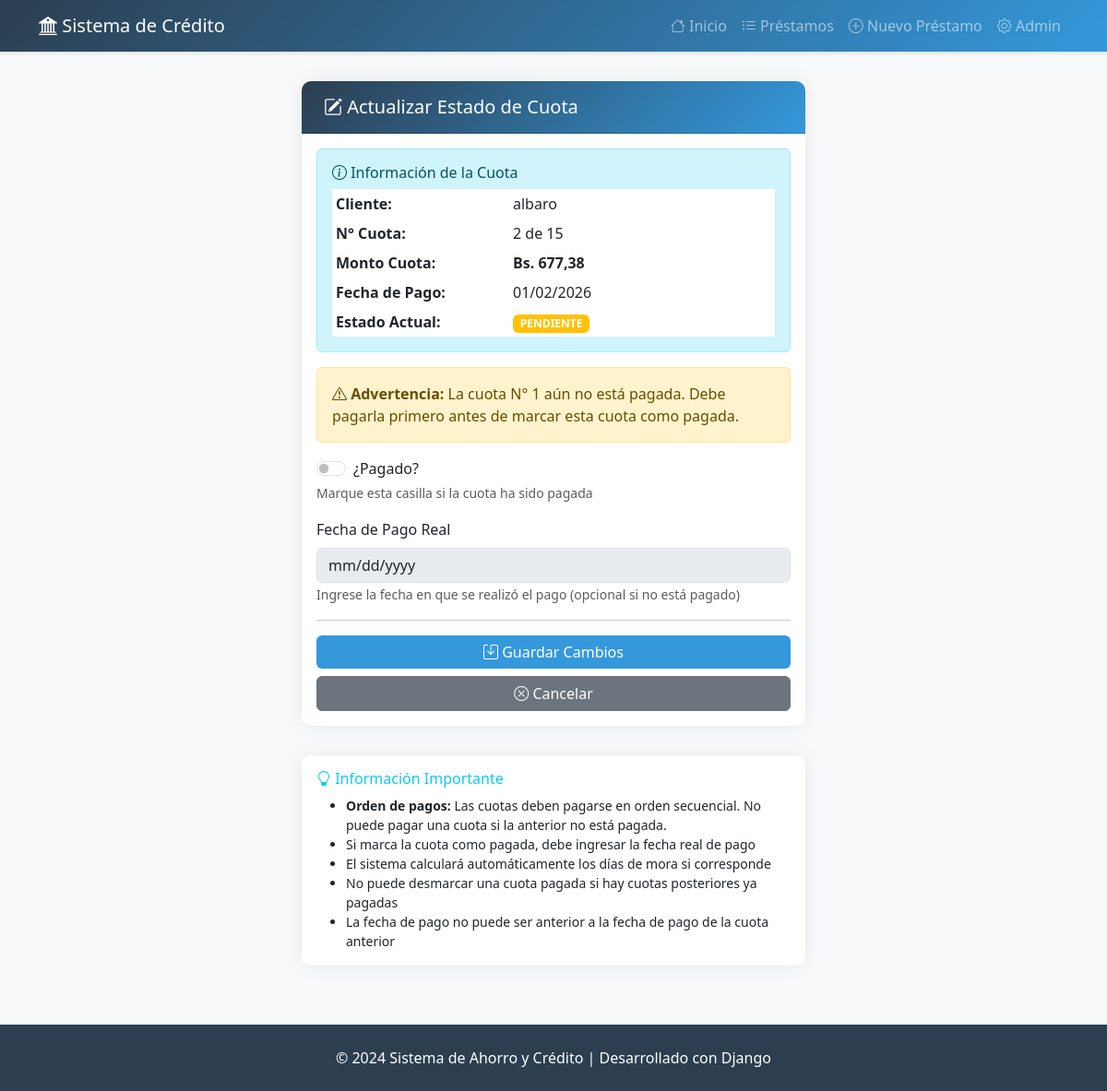
/amortizacion/2/actualizar/, run on an earlier commit of the app's database.
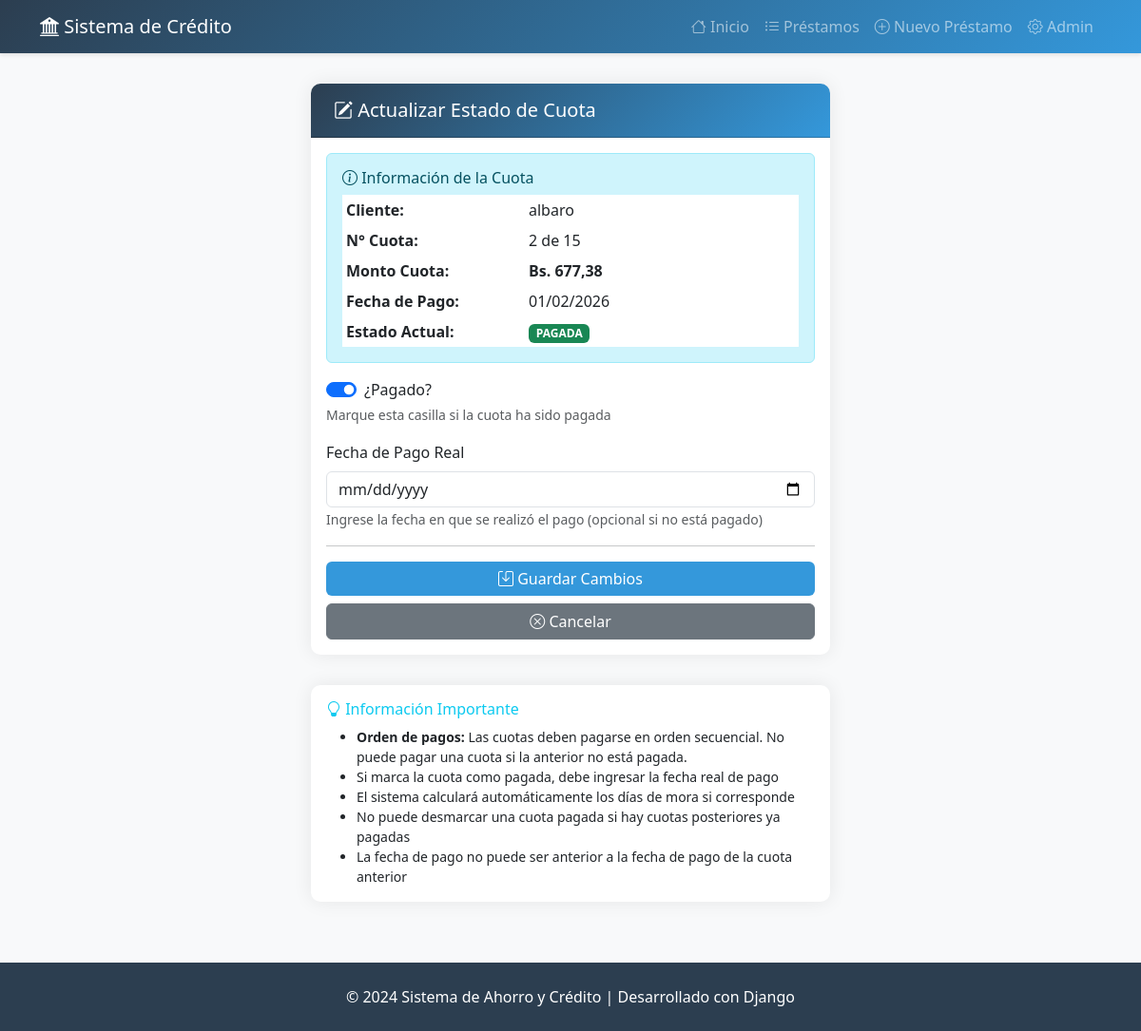
And on a later commit of the database.
### creditos/models.py (models this page shows, shortened)
class Amortizacion(models.Model):
    prestamo = models.ForeignKey(
        Prestamo,
        on_delete=models.CASCADE,
        related_name='amortizaciones',
        verbose_name="Préstamo"
    )
    numero_cuota = models.PositiveIntegerField(verbose_name="N° Cuota")
    fecha_pago = models.DateField(verbose_name="Fecha de Pago")
    cuota = models.DecimalField(
        max_digits=12,
        decimal_places=2,
        verbose_name="Cuota"
    )
    capital = models.DecimalField(
        max_digits=12,
        decimal_places=2,
        verbose_name="Capital (Amortización)"
    )
    interes = models.DecimalField(
        max_digits=12,
        decimal_places=2,
        verbose_name="Interés"
    )
    saldo = models.DecimalField(
        max_digits=12,
        decimal_places=2,
        verbose_name="Saldo Restante"
    )
    pagado = models.BooleanField(default=False, verbose_name="¿Pagado?")
    fecha_pago_real = models.DateField(
        null=True,
        blank=True,
        verbose_name="Fecha de Pago Real"
    )
    class Meta:
        verbose_name = "Cuota de Amortización"
        verbose_name_plural = "Cuotas de Amortización"
        ordering = ['prestamo', 'numero_cuota']
        unique_together = ['prestamo', 'numero_cuota']
    @property
    def dias_mora(self):
        if self.pagado:
            return 0
        from datetime import date
        hoy = date.today()
        if hoy > self.fecha_pago:
            return (hoy - self.fecha_pago).days
        return 0
    @property
    def estado(self):
        if self.pagado:
            return "PAGADA"
        elif self.dias_mora > 0:
            return f"MORA ({self.dias_mora} días)"
        else:
            return "PENDIENTE"

### creditos/views.py (the view)
# urls.py: path('amortizacion/<int:pk>/actualizar/', views.amortizacion_actualizar, name='amortizacion_actualizar'),
def amortizacion_actualizar(request, pk):
    amortizacion = get_object_or_404(Amortizacion, pk=pk)
    cuota_anterior_pendiente = None
    if amortizacion.numero_cuota > 1:
        cuota_anterior_pendiente = Amortizacion.objects.filter(
            prestamo=amortizacion.prestamo,
            numero_cuota__lt=amortizacion.numero_cuota,
            pagado=False
        ).first()
    if request.method == 'POST':
        form = AmortizacionForm(request.POST, instance=amortizacion)
        if form.is_valid():
            form.save()
            messages.success(
                request,
                f'Cuota #{amortizacion.numero_cuota} actualizada exitosamente.'
            )
            return redirect('prestamo_detalle', pk=amortizacion.prestamo.pk)
        else:
            messages.error(request, 'Por favor corrija los errores en el formulario.')
    else:
        form = AmortizacionForm(instance=amortizacion)
    context = {
        'form': form,
        'amortizacion': amortizacion,
        'prestamo': amortizacion.prestamo,
        'cuota_anterior_pendiente': cuota_anterior_pendiente,
    }
    return render(request, 'creditos/amortizacion_form.html', context)

### creditos/forms.py (shortened to what this page needs)
class AmortizacionForm(forms.ModelForm):
    class Meta:
        model = Amortizacion
        fields = ['pagado', 'fecha_pago_real']
        widgets = {
            'pagado': forms.CheckboxInput(attrs={
                'class': 'form-check-input'
            }),
            'fecha_pago_real': forms.DateInput(attrs={
                'class': 'form-control',
                'type': 'date'
            }),
        }

### creditos/templates/creditos/amortizacion_form.html (shortened to what the changed rows need)
{% extends 'creditos/base.html' %}
{% block content %}
<div class="row justify-content-center">
    <div class="col-lg-6">
        <div class="card">
            <div class="card-body">
                <div class="alert alert-info">
                    <h6><i class="bi bi-info-circle"></i> Información de la Cuota</h6>
                    <table class="table table-sm table-borderless mb-0">
                        <tr>
                            <th width="40%">Cliente:</th>
                        </tr>
                        <tr>
                            <th>N° Cuota:</th>
                            <td>{{ amortizacion.numero_cuota }} de {{ prestamo.plazo }}</td>
                        </tr>
                        <tr>
                            <th>Monto Cuota:</th>
                            <td><strong>Bs. {{ amortizacion.cuota|floatformat:2 }}</strong></td>
                        </tr>
                        <tr>
                            <th>Fecha de Pago:</th>
                            <td>{{ amortizacion.fecha_pago|date:"d/m/Y" }}</td>
                        </tr>
                        <tr>
                            <th>Estado Actual:</th>
                            <td>
                                {% if amortizacion.pagado %}
                                    <span class="badge bg-success">{{ amortizacion.estado }}</span>
                                {% elif amortizacion.dias_mora > 0 %}
                                    <span class="badge bg-danger">{{ amortizacion.estado }}</span>
                                {% else %}
                                    <span class="badge bg-warning">{{ amortizacion.estado }}</span>
                                {% endif %}
                            </td>
                        </tr>
                    </table>
                </div>
                {% if cuota_anterior_pendiente %}
                <div class="alert alert-warning">
                    <i class="bi bi-exclamation-triangle"></i>
                    <strong>Advertencia:</strong> La cuota N° {{ cuota_anterior_pendiente.numero_cuota }}
                    aún no está pagada. Debe pagarla primero antes de marcar esta cuota como pagada.
                </div>
                {% endif %}
                <form method="POST">
                    <div class="mb-3">
                        <div class="form-check form-switch">
                            {{ form.pagado }}
                            <label class="form-check-label" for="{{ form.pagado.id_for_label }}">
                                {{ form.pagado.label }}
                            </label>
                        </div>
                    </div>
                    <div class="mb-3">
                        <label for="{{ form.fecha_pago_real.id_for_label }}" class="form-label">
                            {{ form.fecha_pago_real.label }}
                        </label>
                        {{ form.fecha_pago_real }}
                        <small class="form-text text-muted">
                            Ingrese la fecha en que se realizó el pago (opcional si no está pagado)
                        </small>
                    </div>
                    <hr>
                    <div class="d-grid gap-2">
                    </div>
                </form>
            </div>
        </div>
    </div>
</div>
{% endblock %}

What changed in the data, as far as the page shows it:
no longer on this page (row edited): Amortizacion: numero_cuota "1"
changed Amortizacion: pagado "☐" → "☑"; estado "PENDIENTE" → "PAGADA"
Also different on the page:
text no longer shown: "Advertencia: La cuota N° aún no está pagada. Debe pagarla primero antes de marcar esta cuota como pagada."
